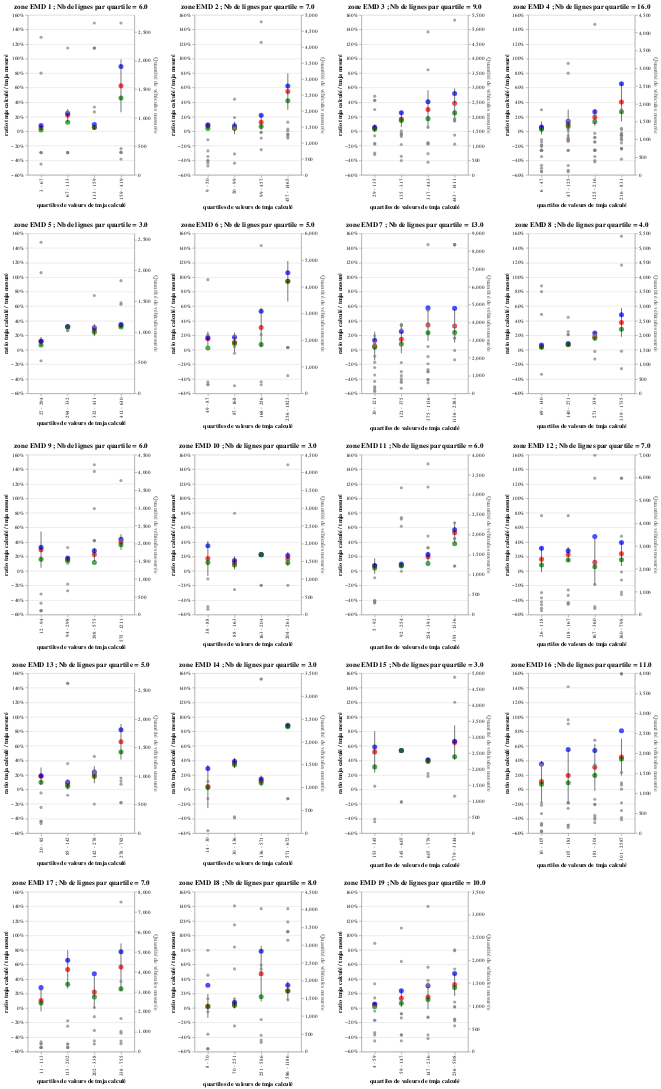

The notebook cell this image was saved under:
### Code cell
VisuQualiteEstimationCalcul
